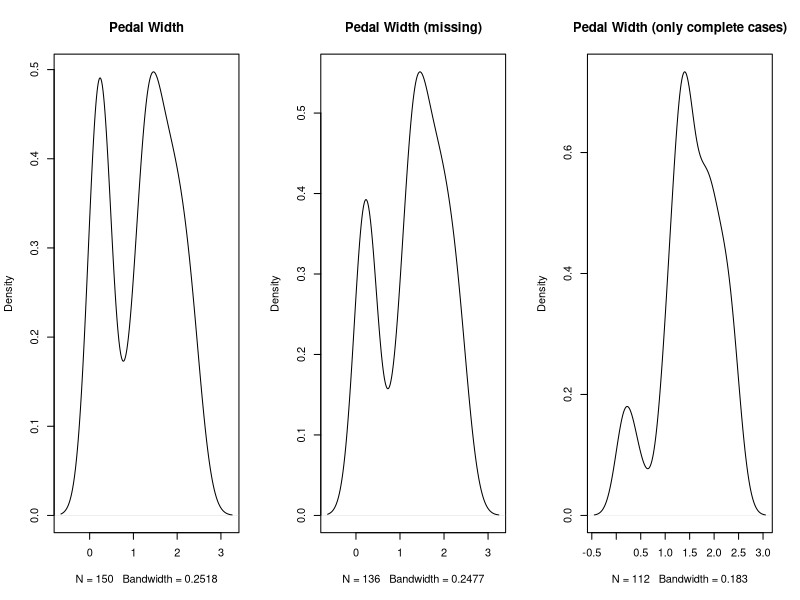
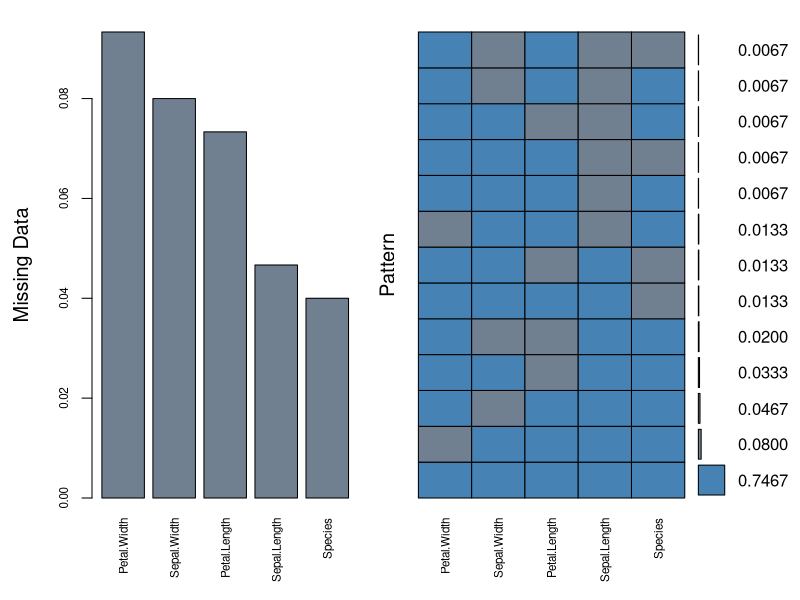

R code for these plots, in order:
## ---- chunk 1
rm(list=ls())                        # clear the workspace
require(dplyr, quietly = TRUE)
## ---- chunk 2
data(iris)
head(iris)
#generate biased missing data
  iris.mis <- as.data.frame(lapply(filter(iris, Petal.Width <= .5 ), 
          function(cc) cc[ sample(c(TRUE, NA), 
          prob = c(0.80, 0.20), size = length(cc), replace = TRUE) ]))
  iris.mis <- merge(iris.mis, filter(iris, Petal.Width > .5), all = TRUE)
#generate unbiased missing data
  #install.packages("missForest")
  #require(missForest)
  #iris.mis <- prodNA(iris, noNA = .1)
head(iris.mis)
## ---- chunk 3
par(mfrow = c(1,3))
plot(density(iris$Petal.Width), main = "Pedal Width")
plot(density(iris.mis$Petal.Width, na.rm = TRUE), main = "Pedal Width (missing)")
plot(density(iris.mis$Petal.Width[complete.cases(iris.mis)]), main = "Pedal Width (only complete cases)")
par(mfrow = c(1,1))
## ---- chunk 4
#install.packages("VIM")
require(VIM)
aggr(iris.mis, col=c('steelblue','slategrey'),numbers=TRUE,sortVars=TRUE,
    labels=names(iris.mis),cex.axis=.7,gap=3,ylab=c("Missing Data","Pattern"))
## ---- chunk 5
#install.packages("mice")
require(mice)
imputed_mice <- mice(data = iris.mis, m = 5,
                  method = "pmm", maxit=50, seed=500)
## ---- chunk 6
summary(imputed_mice)
